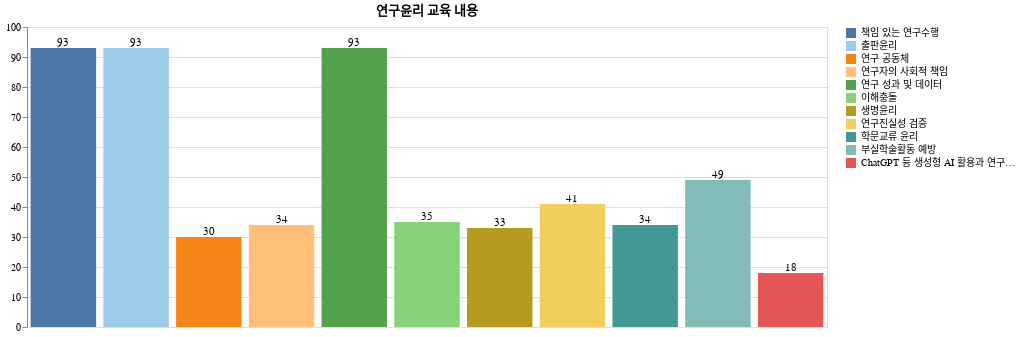

The cell this chart's notebook holds for it:
### Code cell
# 
# 다. 연구윤리 교육 내용
# 

map = ["책임 있는 연구수행", "출판윤리", "연구 공동체", "연구자의 사회적 책임", "연구 성과 및 데이터", "이해충돌", "생명윤리", "연구진실성 검증", "학문교류 윤리", "부실학술활동 예방", "ChatGPT 등 생성형 AI 활용과 연구윤리"]

contents = df.select([
    pl.col("Q8_1").value_counts().sort().struct[1].alias(map[0]),
    pl.col("Q8_2").value_counts().sort().struct[1].alias(map[1]),
    pl.col("Q8_3").value_counts().sort().struct[1].alias(map[2]),
    pl.col("Q8_4").value_counts().sort().struct[1].alias(map[3]),
    pl.col("Q8_5").value_counts().sort().struct[1].alias(map[4]),
    pl.col("Q8_6").value_counts().sort().struct[1].alias(map[5]),
    pl.col("Q8_7").value_counts().sort().struct[1].alias(map[6]),
    pl.col("Q8_8").value_counts().sort().struct[1].alias(map[7]),
    pl.col("Q8_9").value_counts().sort().struct[1].alias(map[8]),
    pl.col("Q8_10").value_counts().sort().struct[1].alias(map[9]),
    pl.col("Q8_11").value_counts().sort().struct[1].alias(map[10]),
])[1]

contents.write_csv("figure/3/다_연구윤리_교육_내용.csv")
print(contents)

bar = draw_bar_plot(contents.transpose(include_header=True), "column", "column_0", "연구윤리 교육 내용", map, width=800)
bar.save("figure/3/다_연구윤리_교육_내용.png")
bar.show()

### Figure 1 — Vega-Lite specification as saved in the notebook (floating-point values rounded to 4 significant figures)
{"config": {"view": {"continuousWidth": 300, "continuousHeight": 300}}, "layer": [{"mark": {"type": "bar"}, "encoding": {"color": {"field": "column", "scale": {"scheme": "tableau20"}, "sort": ["책임 있는 연구수행", "출판윤리", "연구 공동체", "연구자의 사회적 책임", "연구 성과 및 데이터", "이해충돌", "생명윤리", "연구진실성 검증", "학문교류 윤리", "부실학술활동 예방", "ChatGPT 등 생성형 AI 활용과 연구윤리"], "title": null, "type": "nominal"}, "tooltip": [], "x": {"axis": null, "field": "column", "sort": ["책임 있는 연구수행", "출판윤리", "연구 공동체", "연구자의 사회적 책임", "연구 성과 및 데이터", "이해충돌", "생명윤리", "연구진실성 검증", "학문교류 윤리", "부실학술활동 예방", "ChatGPT 등 생성형 AI 활용과 연구윤리"], "title": null, "type": "nominal"}, "y": {"field": "column_0", "title": null, "type": "quantitative"}}, "name": "view_109", "title": "연구윤리 교육 내용"}, {"mark": {"type": "text", "align": "center", "baseline": "bottom"}, "encoding": {"color": {"value": "black"}, "text": {"field": "column_0", "type": "quantitative"}, "tooltip": [], "x": {"field": "column", "sort": ["책임 있는 연구수행", "출판윤리", "연구 공동체", "연구자의 사회적 책임", "연구 성과 및 데이터", "이해충돌", "생명윤리", "연구진실성 검증", "학문교류 윤리", "부실학술활동 예방", "ChatGPT 등 생성형 AI 활용과 연구윤리"], "type": "nominal"}, "y": {"field": "column_0", "type": "quantitative"}}, "title": "연구윤리 교육 내용"}], "data": {"name": "data-8d3dd47c39120a1f94fd27370cb81717"}, "params": [{"name": "param_109", "select": {"type": "interval", "encodings": ["x", "y"]}, "bind": "scales", "views": ["view_109"]}], "width": 800, "$schema": "https://vega.github.io/schema/vega-lite/v5.20.1.json", "datasets": {"data-8d3dd47c39120a1f94fd27370cb81717": [{"column": "책임 있는 연구수행", "column_0": 93}, {"column": "출판윤리", "column_0": 93}, {"column": "연구 공동체", "column_0": 30}, {"column": "연구자의 사회적 책임", "column_0": 34}, {"column": "연구 성과 및 데이터", "column_0": 93}, {"column": "이해충돌", "column_0": 35}, {"column": "생명윤리", "column_0": 33}, {"column": "연구진실성 검증", "column_0": 41}, {"column": "학문교류 윤리", "column_0": 34}, {"column": "부실학술활동 예방", "column_0": 49}, {"column": "ChatGPT 등 생성형 AI 활용과 연구윤리", "column_0": 18}]}}
